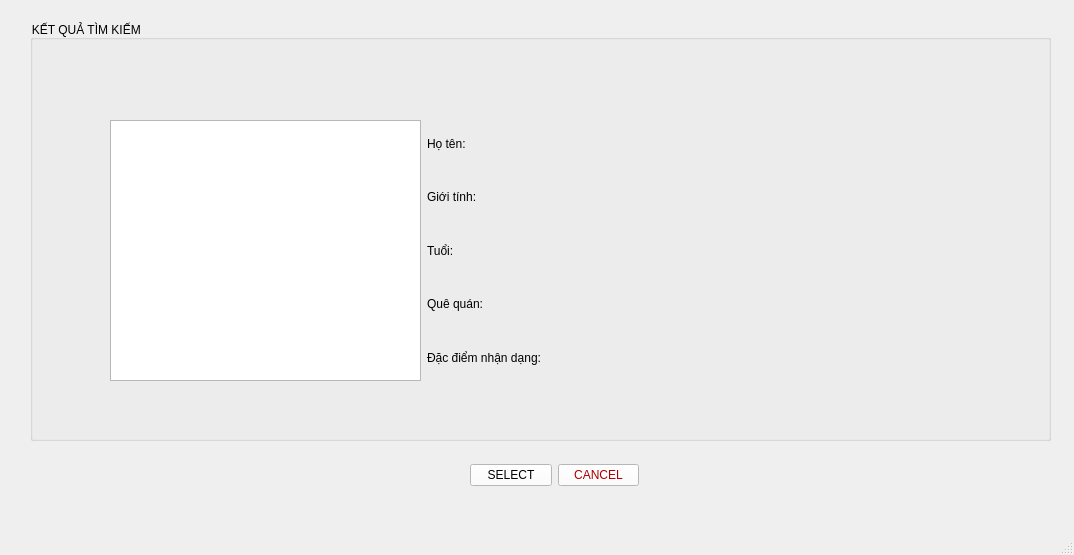
<?xml version="1.0" encoding="UTF-8"?>
<ui version="4.0">
 <class>MainWindow</class>
 <widget class="QMainWindow" name="MainWindow">
  <property name="geometry">
   <rect>
    <x>0</x>
    <y>0</y>
    <width>1074</width>
    <height>555</height>
   </rect>
  </property>
  <property name="windowTitle">
   <string>MainWindow</string>
  </property>
  <widget class="QWidget" name="centralwidget">
   <widget class="QGroupBox" name="results_box">
    <property name="geometry">
     <rect>
      <x>30</x>
      <y>20</y>
      <width>1021</width>
      <height>421</height>
     </rect>
    </property>
    <property name="styleSheet">
     <string notr="true">color: rgb(0, 0, 0);
font: 700 9pt &quot;Segoe UI&quot;;</string>
    </property>
    <property name="title">
     <string>KẾT QUẢ TÌM KIẾM </string>
    </property>
    <widget class="QWidget" name="horizontalLayoutWidget_2">
     <property name="geometry">
      <rect>
       <x>80</x>
       <y>100</y>
       <width>431</width>
       <height>261</height>
      </rect>
     </property>
     <layout class="QHBoxLayout" name="horizontalLayout_2">
      <item>
       <widget class="QTextBrowser" name="textBrowser"/>
      </item>
      <item>
       <layout class="QVBoxLayout" name="verticalLayout">
        <item>
         <widget class="QLabel" name="label">
          <property name="text">
           <string>Họ tên:</string>
          </property>
         </widget>
        </item>
        <item>
         <widget class="QLabel" name="label_5">
          <property name="text">
           <string>Giới tính: </string>
          </property>
         </widget>
        </item>
        <item>
         <widget class="QLabel" name="label_2">
          <property name="text">
           <string>Tuổi:</string>
          </property>
         </widget>
        </item>
        <item>
         <widget class="QLabel" name="label_3">
          <property name="text">
           <string>Quê quán:</string>
          </property>
         </widget>
        </item>
        <item>
         <widget class="QLabel" name="label_4">
          <property name="text">
           <string>Đặc điểm nhận dạng:</string>
          </property>
         </widget>
        </item>
       </layout>
      </item>
     </layout>
    </widget>
   </widget>
   <widget class="QWidget" name="horizontalLayoutWidget">
    <property name="geometry">
     <rect>
      <x>470</x>
      <y>460</y>
      <width>169</width>
      <height>31</height>
     </rect>
    </property>
    <layout class="QHBoxLayout" name="exit_place">
     <item>
      <widget class="QPushButton" name="select_button">
       <property name="styleSheet">
        <string notr="true">color: rgb(0, 0, 0);
background-color: rgb(255, 255, 255);
font: 700 9pt &quot;Segoe UI&quot;;</string>
       </property>
       <property name="text">
        <string>SELECT</string>
       </property>
      </widget>
     </item>
     <item>
      <widget class="QPushButton" name="cancel_button">
       <property name="styleSheet">
        <string notr="true">color: rgb(0, 0, 0);
color: rgb(170, 0, 0);
font: 700 9pt &quot;Segoe UI&quot;;
background-color: rgb(255, 255, 255);</string>
       </property>
       <property name="text">
        <string>CANCEL</string>
       </property>
      </widget>
     </item>
    </layout>
   </widget>
  </widget>
  <widget class="QMenuBar" name="menubar">
   <property name="geometry">
    <rect>
     <x>0</x>
     <y>0</y>
     <width>1074</width>
     <height>25</height>
    </rect>
   </property>
  </widget>
  <widget class="QStatusBar" name="statusbar"/>
 </widget>
 <resources/>
 <connections/>
</ui>
